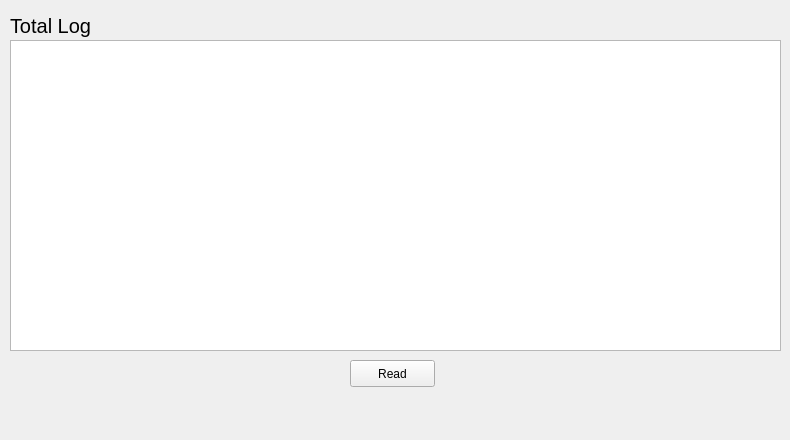
<?xml version="1.0" encoding="UTF-8"?>
<ui version="4.0">
 <class>QfileSocket</class>
 <widget class="QWidget" name="QfileSocket">
  <property name="geometry">
   <rect>
    <x>0</x>
    <y>0</y>
    <width>790</width>
    <height>440</height>
   </rect>
  </property>
  <property name="windowTitle">
   <string>Form</string>
  </property>
  <widget class="QWidget" name="widget" native="true">
   <property name="geometry">
    <rect>
     <x>0</x>
     <y>0</y>
     <width>790</width>
     <height>440</height>
    </rect>
   </property>
   <widget class="QWidget" name="verticalLayoutWidget">
    <property name="geometry">
     <rect>
      <x>10</x>
      <y>40</y>
      <width>771</width>
      <height>311</height>
     </rect>
    </property>
    <layout class="QVBoxLayout" name="verticalLayout">
     <item>
      <layout class="QHBoxLayout" name="horizontalLayout">
       <item>
        <widget class="QTextEdit" name="pTeLogData"/>
       </item>
      </layout>
     </item>
    </layout>
   </widget>
   <widget class="QLabel" name="label">
    <property name="geometry">
     <rect>
      <x>10</x>
      <y>10</y>
      <width>191</width>
      <height>31</height>
     </rect>
    </property>
    <property name="font">
     <font>
      <pointsize>15</pointsize>
     </font>
    </property>
    <property name="text">
     <string>Total Log</string>
    </property>
   </widget>
   <widget class="QPushButton" name="pPbQfileRead">
    <property name="geometry">
     <rect>
      <x>350</x>
      <y>360</y>
      <width>85</width>
      <height>27</height>
     </rect>
    </property>
    <property name="text">
     <string>Read</string>
    </property>
   </widget>
  </widget>
 </widget>
 <resources/>
 <connections/>
</ui>
